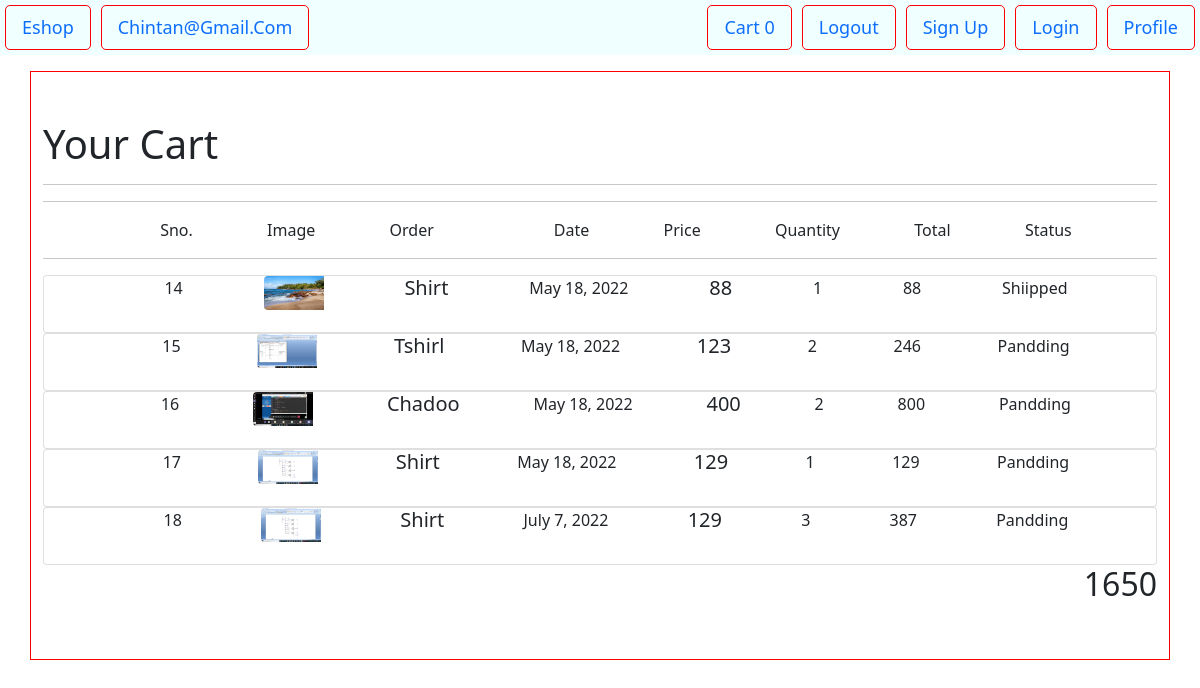
The page /order/ (signed in) on the database its author committed.
### store/models/order.py (models this page shows)
class Order(models.Model):
    product=models.ForeignKey(Product , on_delete=models.CASCADE)
    customer=models.ForeignKey(Customer ,on_delete=models.CASCADE)
    quantity=models.IntegerField(default=1)
    price = models.IntegerField(default=0)
    date=models.DateField(default=datetime.datetime.today)
    image = models.ImageField(upload_to="products/")
    phone=models.CharField(max_length=15)
    address = models.CharField(max_length=50)
    status = models.CharField(max_length=50,default='pandding')

### store/models/product.py (models this page shows, shortened)
class Product(models.Model):
    name = models.CharField(max_length=30)
    price = models.IntegerField(default=0)
    shopname = models.CharField(max_length=30,default="krishna")
    category = models.ForeignKey(Category,on_delete=models.CASCADE , default=1)
    description = models.CharField(max_length=300)
    image = models.ImageField(upload_to="products/")

### store/middleware/middleware.py (the view)
    def middleware(request):
        print("middleware")
        returnUrl=request.META['PATH_INFO']
        print(request.META['PATH_INFO'])
        if not request.session.get('customerid'):
            return redirect(f'http://localhost:8000/login?returnUrl={returnUrl}')
        return gt_response(request)

### store/templatetags/cart.py (called while the page is built)
@register.filter(name='comp3')
def comp3(path):
    if path == '/order/':
        return False
    return True

@register.filter(name='comp')
def comp(path):
    if path == '/signup/':
        return False
    return True

@register.filter(name='comp2')
def comp2(path):
    if path == '/cart/':
        return False
    return True

@register.filter(name='comp1')
def comp1(path):
    if path == '/login/':
        return False
    return True

@register.filter(name='cartitems')
def cartitems(data):
    count=0
    for item in data:
        count=data.get(item)+count
    return count

### store/views.py (called while the page is built)
def order(req):
    customer=req.session.get('customerid')
    data={}
    data['orders'] = Order.objects.filter(customer= customer)
    print(data)
    x=0
    for item in data['orders']:
        x=x+item.price
    data['total']=x
    print(data['total'])
    return render(req,'order.html',data)

### store/templates/order.html
{% extends 'base.html'%}
{% block content%}
{% load cart%}
<div class="container-sm py-5 mt-3 mb-5" style="border: 1px solid red;">
    <div class="header">
        <h1>
            Your Cart
        </h1>
        <hr>
        <div class="index">
            <hr>
            <ul class="ms-5 me-5"
                style="text-align: left;display: flex; justify-content: space-around; text-transform: capitalize; font-weight: 2000;">
                <li>Sno.</li>
                <li>image</li>
                <li style="width:90PX;">order</li>
                <li>Date</li>
                <li>price</li>
                <li>Quantity</li>
                <li>Total</li>
                <li>Status</li>
            </ul>
            <hr>
        </div>
    </div>
    <div class="col lg-12 d-flex flex-column">
        {%for order in orders%}
        <div class="card" style="">
            <ul class="ms-5 me-5"
                style="text-align: left;display: flex; justify-content: space-around; text-transform: capitalize; font-weight: 2000;">
                <li>
                    {{order.id}}
                </li>
                <li>
                    <div class="" style="background-size:cover;">
                        <img width="60px" height="60px" src="{{order.image.url}}" style="background-size: inherit;"
                            class="img-fluid rounded-start" alt="...">
                    </div>
                </li>
                <li>
                    <h5 class="card-title"> {{order.product.name}}</h5>
                </li>
                <li>
                    <p>{{order.date}}</p>
                </li>
                <li>
                    <h5 class="card-title">{{order.product.price}}</h5>
                </li>
                <li>
                    <span>{{ order.quantity}}</span>
                </li>
                <li>
                    {{order.price}}
                </li>
                <li>
                    {{order.status}}
                </li>
            </ul>
        </div>
        {% endfor %}
    </div>
    <div style="text-align: right;">
        <h2>
            {{total}}
        </h2>
    </div>
</div>
{%endblock%}

### store/templates/base.html (style rules this page uses)
li { list-style: none; }
* { text-transform: capitalize; }

### rows shown on the page
Order: id "14", image (picture), product.name "Shirt", date "May 18, 2022", product.price "88", quantity "1", price "88", status "Shiipped"
Order: id "15", image (picture), product.name "Tshirl", date "May 18, 2022", product.price "123", quantity "2", price "246", status "Pandding"
Order: id "16", image (picture), product.name "Chadoo", date "May 18, 2022", product.price "400", quantity "2", price "800", status "Pandding"
Order: id "17", image (picture), product.name "Shirt", date "May 18, 2022", product.price "129", quantity "1", price "129", status "Pandding"
Order: id "18", image (picture), product.name "Shirt", date "July 7, 2022", product.price "129", quantity "3", price "387", status "Pandding"

### other values the page prints
{{ request.session.customer }} "Chintan@gmail.com"
{{ request.session.cart|cartitems }} "0"
{{ total }} "1650"
